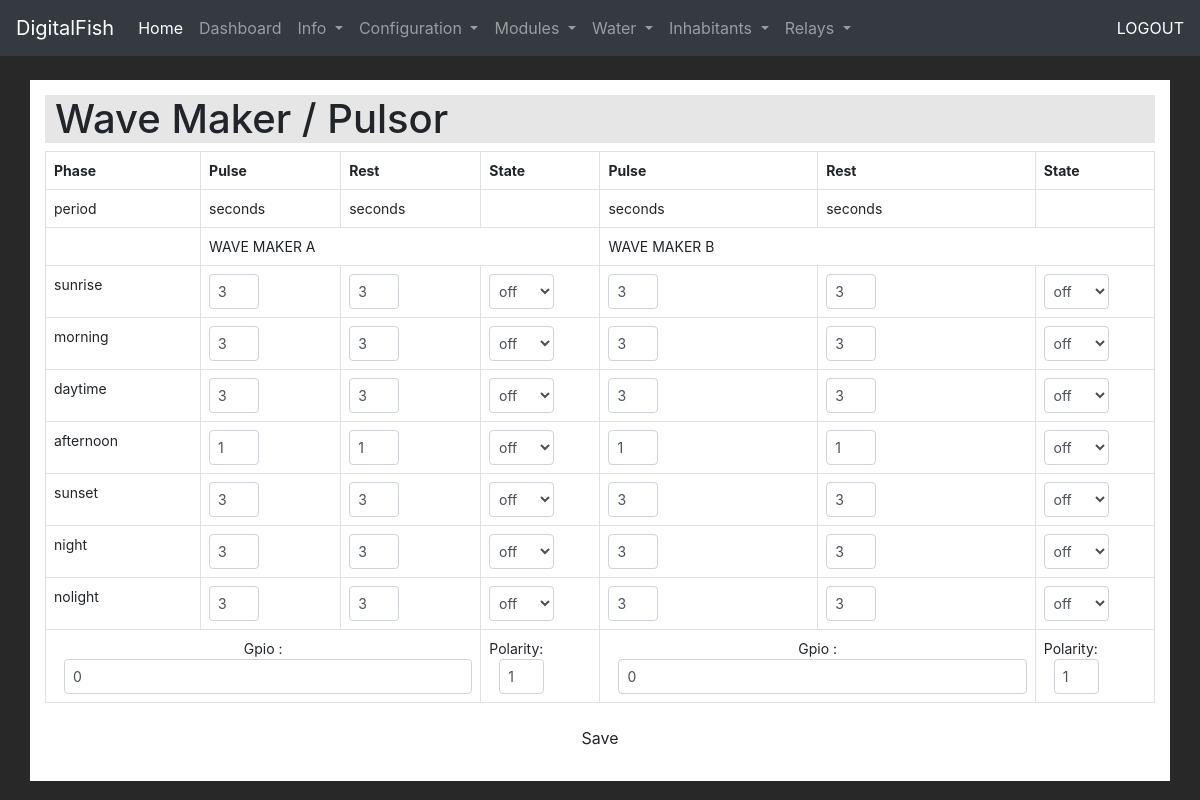
The page /index.php?page=wavemaker (signed in) on the database its author committed.
### tables this page shows
CREATE TABLE IF NOT EXISTS `relay_wave_phase` (
  `id` int(11) NOT NULL AUTO_INCREMENT,
  `description` varchar(50) NOT NULL DEFAULT '0',
  `wave_a_pulse` float NOT NULL DEFAULT '0',
  `wave_a_rest` float NOT NULL DEFAULT '0',
  `wave_a_state` varchar(50) DEFAULT NULL,
  `wave_b_pulse` float DEFAULT NULL,
  `wave_b_rest` float DEFAULT NULL,
  `wave_b_state` varchar(50) DEFAULT NULL,
  PRIMARY KEY (`id`)
);

CREATE TABLE IF NOT EXISTS `relay_wave` (
  `id` int(11) NOT NULL AUTO_INCREMENT,
  `name` varchar(50) DEFAULT NULL,
  `relay` int(11) DEFAULT NULL,
  `gpio` int(11) DEFAULT NULL,
  `polarity` int(11) DEFAULT NULL,
  PRIMARY KEY (`id`)
);

### wavemaker.php (the view, shortened to what this page needs)
<?php
	include "connection.php";
?>
<div class="container">
	<div><h1 class="headinds">Wave Maker / Pulsor</h1></div>
	<div align="center">
		<table class="table table-bordered relaytbl softbox">
	<form action="submit.php" method="post">
		<tr>
			<th>Phase</th>
			<th>Pulse</th>
			<th>Rest</th>
			<th>State</th>
			<th>Pulse</th>
			<th>Rest</th>
			<th>State</th>
		</tr>
	<tr>
		<td class="tdsmall">period</td>
		<td class="tdsmall">seconds</td>
		<td class="tdsmall">seconds</td>
		<td></td>
		<td class="tdsmall">seconds</td>
		<td class="tdsmall">seconds</td>
		<td></td>
	</tr>
	<tr>
		<td></td>
		<td colspan="3">WAVE MAKER A</td></td>
		<td colspan="3">WAVE MAKER B</td></td>
	</tr>
<?php
		$stmt = $db->query('SELECT * FROM relay_wave WHERE name="wave_a"');
                                    while($rows = $stmt->fetch(PDO::FETCH_ASSOC)) {
				$wave_a_gpio = $rows['gpio'];
				$wave_a_polarity = $rows['polarity'];
                                    };
		$stmt = $db->query('SELECT * FROM relay_wave WHERE name="wave_b"');
                                    while($rows = $stmt->fetch(PDO::FETCH_ASSOC)) {
			$wave_b_gpio = $rows['gpio'];
			$wave_b_polarity = $rows['polarity'];
                                    };
	$a=1;
		$stmt = $db->query('SELECT * FROM relay_wave_phase');
        	while($rows = $stmt->fetch(PDO::FETCH_ASSOC)) {
	print '
	<input name="phase'.$a.'" value="'.$rows['description'].'" hidden>
	<tr>
		<td>'.$rows['description'].'</td>
		<td><input name="wave_a_pulse'.$a.'" class="form-control inline waveinput" value='.$rows['wave_a_pulse'].'></input></td>
		<td><input name="wave_a_rest'.$a.'" class="form-control inline waveinput" value='.$rows['wave_a_rest'].'></input></td>
		<td>
			';
			if ($rows['wave_a_state']=="on") {
	print'<select class="form-control waveinput_onoff phasegreen" name="wave_a_state'.$a.'">
				<option value="on">on</option>
				<option value="off">off</option>';
			} else {
				print '
			<select class="form-control waveinput_onoff phasered" name="wave_a_state'.$a.'">
				<option value="off">off</option>
				<option value="on">on</option>';
			};
			print '</td>
			</select>
		<td><input name="wave_b_pulse'.$a.'" class="form-control inline waveinput" value='.$rows['wave_b_pulse'].'></input></td>
		<td><input name="wave_b_rest'.$a.'" class="form-control inline waveinput" value='.$rows['wave_b_rest'].'></input></td>
		<td>
			';
			if ($rows['wave_b_state']=="on") {
	print'<select class="form-control waveinput_onoff phasegreen" name="wave_b_state'.$a.'">
				<option value="on">on</option>
				<option value="off">off</option>';
			} else {
				print '
			<select class="form-control waveinput_onoff phasered" name="wave_b_state'.$a.'">
				<option value="off">off</option>
				<option value="on">on</option>';
			};
			print '
			</td>
			</select>
	</tr>
	';
	$a = $a+1;
	};
	?>
<td colspan="3" align="center">
	<div class="nested_table">Gpio :</div><div class="nested_table" style="margin-left: 10px;"><input name="waveagpio"class="form-control" value="<?php print $wave_a_gpio;?>"></div>
</td>
<td>Polarity: <div class="nested_table" style="margin-left: 10px;"><input name="waveapolarity" class="form-control" 	value="<?php print $wave_a_polarity;?>" style="max-width: 45px;">
</td>
<td colspan="2" align="center"><div class="nested_table">Gpio :</div><div class="nested_table" style="margin-left: 10px;"><input name="wavebgpio" class="form-control" value="<?php print $wave_b_gpio;?>"></div>
</td>
<td>
	Polarity: <div class="nested_table" style="margin-left: 10px;"><input name="wavebpolarity" class="form-control" value="<?php print $wave_b_polarity;?>" style="max-width: 45px;">
</td>
	</table>
	<div class="<?php print $tablebackground_nolines_header; ?> tablewidth ">
	<button class="btn btn-default" type="submit">Save</button>
	</div>
</div>
<br>
</div>

### nav.php (shortened to what this page needs)
<!doctype html>
<html lang="en">
  <head>
    <link rel="stylesheet" type="text/css" href="css/fa/css/fontawesome-all.min.css">
    <link rel="stylesheet" href="vendor/bootstrap/css/bootstrap.min.css">
    <link rel="stylesheet" type="text/css" href="css/style.css">
  </head>
<nav class="navbar navbar-expand-lg navbar-dark bg-dark fixed-top">
  <a class="navbar-brand" href="#">DigitalFish</a>
  <div class="collapse navbar-collapse" id="navbarText">
    <ul class="navbar-nav mr-auto">
      <li class="nav-item active">
        <a class="nav-link" href="index.php?page=home">Home <span class="sr-only">(current)</span></a>
      </li>
      <li class="nav-item">
        <a class="nav-link" href="index.php?page=dash">Dashboard</a>
      </li>
<li class="nav-item dropdown">
        <a class="nav-link dropdown-toggle" href="#" id="navbarDropdown" role="button" data-toggle="dropdown" aria-haspopup="true" aria-expanded="false">
          Info
        </a>
      </li>
 <li class="nav-item dropdown">
        <a class="nav-link dropdown-toggle" href="#" id="navbarDropdown" role="button" data-toggle="dropdown" aria-haspopup="true" aria-expanded="false">
          Configuration
        </a>
      </li>
    <li class="nav-item dropdown">
        <a class="nav-link dropdown-toggle" href="#" id="navbarDropdown" role="button" data-toggle="dropdown" aria-haspopup="true" aria-expanded="false">
          Modules
        </a>
      </li>
       <li class="nav-item dropdown">
        <a class="nav-link dropdown-toggle" href="#" id="navbarDropdown" role="button" data-toggle="dropdown" aria-haspopup="true" aria-expanded="false">
          Water
        </a>
      </li>
      <li class="nav-item dropdown">
        <a class="nav-link dropdown-toggle" href="#" id="navbarDropdown" role="button" data-toggle="dropdown" aria-haspopup="true" aria-expanded="false">
          Inhabitants
        </a>
      </li>
       <li class="nav-item dropdown">
        <a class="nav-link dropdown-toggle" href="#" id="navbarDropdown" role="button" data-toggle="dropdown" aria-haspopup="true" aria-expanded="false">
          Relays
        </a>
      </li>
    </ul>
    <span class="navbar-text">
      <a href="logout.php">LOGOUT</a>
    </span>
  </div>
</nav>

### index.php (shortened to what this page needs)
<?php
  include "nav.php";
  include "connection.php";
?>
<body>
<div class="contentpages"  style="display:none;">
<?php
if (isset($_GET['page'])) {
    if ($_GET['page']=="wavemaker") {include "wavemaker.php";};
} else {include "home.php";};
?>
</div>
  </body>
</html>

### css/style.css (style rules this page uses)
.container { background-color: #fff; padding-top: 15px; min-width: 350px !important; }
body { background-color:#282828; margin-top: 80px; font-size: 16px; }
.contentpages { margin-top: 1%; margin-left: 1%; margin-right:1%; }
table td input,table td, table th { padding: 0.5rem !important; font-size: 14px; }
.form-control { font-size: 14px !important; padding: 0.3rem; }
.headinds { background-color: #e6e6e6; padding-left: 10px; width: 100%; text-align: left; }

### wavemaker.php (style rules this page uses)
.waveinput { max-width: 50px; }
.waveinput_onoff { max-width: 65px; }

### rows shown on the page
relay_wave_phase: description "sunrise", wave_a_pulse "3", wave_a_rest "3", wave_b_pulse "3", wave_b_rest "3"
relay_wave_phase: description "morning", wave_a_pulse "3", wave_a_rest "3", wave_b_pulse "3", wave_b_rest "3"
relay_wave_phase: description "daytime", wave_a_pulse "3", wave_a_rest "3", wave_b_pulse "3", wave_b_rest "3"
relay_wave_phase: description "afternoon", wave_a_pulse "1", wave_a_rest "1", wave_b_pulse "1", wave_b_rest "1"
relay_wave_phase: description "sunset", wave_a_pulse "3", wave_a_rest "3", wave_b_pulse "3", wave_b_rest "3"
relay_wave_phase: description "night", wave_a_pulse "3", wave_a_rest "3", wave_b_pulse "3", wave_b_rest "3"
relay_wave_phase: description "nolight", wave_a_pulse "3", wave_a_rest "3", wave_b_pulse "3", wave_b_rest "3"
relay_wave: waveagpio "0", waveapolarity "1"
relay_wave: wavebgpio "0", wavebpolarity "1"
